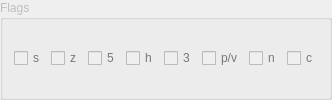
             <widget class="QGroupBox" name="groupFlags">
              <property name="enabled">
               <bool>false</bool>
              </property>
              <property name="sizePolicy">
               <sizepolicy hsizetype="Preferred" vsizetype="Fixed">
                <horstretch>0</horstretch>
                <verstretch>0</verstretch>
               </sizepolicy>
              </property>
              <property name="minimumSize">
               <size>
                <width>0</width>
                <height>0</height>
               </size>
              </property>
              <property name="maximumSize">
               <size>
                <width>16777215</width>
                <height>16777215</height>
               </size>
              </property>
              <property name="title">
               <string>Flags</string>
              </property>
              <property name="flat">
               <bool>false</bool>
              </property>
              <layout class="QGridLayout" name="gridLayout_6">
               <item row="0" column="7">
                <widget class="QCheckBox" name="check3">
                 <property name="palette">
                  <palette>
                   <active>
                    <colorrole role="WindowText">
                     <brush brushstyle="SolidPattern">
                      <color alpha="255">
                       <red>0</red>
                       <green>170</green>
                       <blue>0</blue>
                      </color>
                     </brush>
                    </colorrole>
                   </active>
                   <inactive>
                    <colorrole role="WindowText">
                     <brush brushstyle="SolidPattern">
                      <color alpha="255">
                       <red>0</red>
                       <green>170</green>
                       <blue>0</blue>
                      </color>
                     </brush>
                    </colorrole>
                   </inactive>
                   <disabled>
                    <colorrole role="WindowText">
                     <brush brushstyle="SolidPattern">
                      <color alpha="255">
                       <red>120</red>
                       <green>120</green>
                       <blue>120</blue>
                      </color>
                     </brush>
                    </colorrole>
                   </disabled>
                  </palette>
                 </property>
                 <property name="focusPolicy">
                  <enum>Qt::NoFocus</enum>
                 </property>
                 <property name="text">
                  <string notr="true">3</string>
                 </property>
                </widget>
               </item>
               <item row="0" column="9">
                <widget class="QCheckBox" name="checkN">
                 <property name="palette">
                  <palette>
                   <active>
                    <colorrole role="WindowText">
                     <brush brushstyle="SolidPattern">
                      <color alpha="255">
                       <red>0</red>
                       <green>170</green>
                       <blue>0</blue>
                      </color>
                     </brush>
                    </colorrole>
                   </active>
                   <inactive>
                    <colorrole role="WindowText">
                     <brush brushstyle="SolidPattern">
                      <color alpha="255">
                       <red>0</red>
                       <green>170</green>
                       <blue>0</blue>
                      </color>
                     </brush>
                    </colorrole>
                   </inactive>
                   <disabled>
                    <colorrole role="WindowText">
                     <brush brushstyle="SolidPattern">
                      <color alpha="255">
                       <red>120</red>
                       <green>120</green>
                       <blue>120</blue>
                      </color>
                     </brush>
                    </colorrole>
                   </disabled>
                  </palette>
                 </property>
                 <property name="focusPolicy">
                  <enum>Qt::NoFocus</enum>
                 </property>
                 <property name="text">
                  <string notr="true">n</string>
                 </property>
                </widget>
               </item>
               <item row="0" column="3">
                <widget class="QCheckBox" name="check5">
                 <property name="minimumSize">
                  <size>
                   <width>0</width>
                   <height>0</height>
                  </size>
                 </property>
                 <property name="palette">
                  <palette>
                   <active>
                    <colorrole role="WindowText">
                     <brush brushstyle="SolidPattern">
                      <color alpha="255">
                       <red>0</red>
                       <green>170</green>
                       <blue>0</blue>
                      </color>
                     </brush>
                    </colorrole>
                   </active>
                   <inactive>
                    <colorrole role="WindowText">
                     <brush brushstyle="SolidPattern">
                      <color alpha="255">
                       <red>0</red>
                       <green>170</green>
                       <blue>0</blue>
                      </color>
                     </brush>
                    </colorrole>
                   </inactive>
                   <disabled>
                    <colorrole role="WindowText">
                     <brush brushstyle="SolidPattern">
                      <color alpha="255">
                       <red>120</red>
                       <green>120</green>
                       <blue>120</blue>
                      </color>
                     </brush>
                    </colorrole>
                   </disabled>
                  </palette>
                 </property>
                 <property name="focusPolicy">
                  <enum>Qt::NoFocus</enum>
                 </property>
                 <property name="text">
                  <string notr="true">5</string>
                 </property>
                </widget>
               </item>
               <item row="0" column="0">
                <widget class="QCheckBox" name="checkS">
                 <property name="palette">
                  <palette>
                   <active>
                    <colorrole role="WindowText">
                     <brush brushstyle="SolidPattern">
                      <color alpha="255">
                       <red>0</red>
                       <green>170</green>
                       <blue>0</blue>
                      </color>
                     </brush>
                    </colorrole>
                   </active>
                   <inactive>
                    <colorrole role="WindowText">
                     <brush brushstyle="SolidPattern">
                      <color alpha="255">
                       <red>0</red>
                       <green>170</green>
                       <blue>0</blue>
                      </color>
                     </brush>
                    </colorrole>
                   </inactive>
                   <disabled>
                    <colorrole role="WindowText">
                     <brush brushstyle="SolidPattern">
                      <color alpha="255">
                       <red>120</red>
                       <green>120</green>
                       <blue>120</blue>
                      </color>
                     </brush>
                    </colorrole>
                   </disabled>
                  </palette>
                 </property>
                 <property name="focusPolicy">
                  <enum>Qt::NoFocus</enum>
                 </property>
                 <property name="text">
                  <string notr="true">s</string>
                 </property>
                </widget>
               </item>
               <item row="0" column="1">
                <widget class="QCheckBox" name="checkZ">
                 <property name="palette">
                  <palette>
                   <active>
                    <colorrole role="WindowText">
                     <brush brushstyle="SolidPattern">
                      <color alpha="255">
                       <red>0</red>
                       <green>170</green>
                       <blue>0</blue>
                      </color>
                     </brush>
                    </colorrole>
                   </active>
                   <inactive>
                    <colorrole role="WindowText">
                     <brush brushstyle="SolidPattern">
                      <color alpha="255">
                       <red>0</red>
                       <green>170</green>
                       <blue>0</blue>
                      </color>
                     </brush>
                    </colorrole>
                   </inactive>
                   <disabled>
                    <colorrole role="WindowText">
                     <brush brushstyle="SolidPattern">
                      <color alpha="255">
                       <red>120</red>
                       <green>120</green>
                       <blue>120</blue>
                      </color>
                     </brush>
                    </colorrole>
                   </disabled>
                  </palette>
                 </property>
                 <property name="focusPolicy">
                  <enum>Qt::NoFocus</enum>
                 </property>
                 <property name="text">
                  <string notr="true">z</string>
                 </property>
                </widget>
               </item>
               <item row="0" column="8">
                <widget class="QCheckBox" name="checkPV">
                 <property name="palette">
                  <palette>
                   <active>
                    <colorrole role="WindowText">
                     <brush brushstyle="SolidPattern">
                      <color alpha="255">
                       <red>0</red>
                       <green>170</green>
                       <blue>0</blue>
                      </color>
                     </brush>
                    </colorrole>
                   </active>
                   <inactive>
                    <colorrole role="WindowText">
                     <brush brushstyle="SolidPattern">
                      <color alpha="255">
                       <red>0</red>
                       <green>170</green>
                       <blue>0</blue>
                      </color>
                     </brush>
                    </colorrole>
                   </inactive>
                   <disabled>
                    <colorrole role="WindowText">
                     <brush brushstyle="SolidPattern">
                      <color alpha="255">
                       <red>120</red>
                       <green>120</green>
                       <blue>120</blue>
                      </color>
                     </brush>
                    </colorrole>
                   </disabled>
                  </palette>
                 </property>
                 <property name="focusPolicy">
                  <enum>Qt::NoFocus</enum>
                 </property>
                 <property name="text">
                  <string notr="true">p/v</string>
                 </property>
                </widget>
               </item>
               <item row="0" column="10">
                <widget class="QCheckBox" name="checkC">
                 <property name="palette">
                  <palette>
                   <active>
                    <colorrole role="WindowText">
                     <brush brushstyle="SolidPattern">
                      <color alpha="255">
                       <red>0</red>
                       <green>170</green>
                       <blue>0</blue>
                      </color>
                     </brush>
                    </colorrole>
                   </active>
                   <inactive>
                    <colorrole role="WindowText">
                     <brush brushstyle="SolidPattern">
                      <color alpha="255">
                       <red>0</red>
                       <green>170</green>
                       <blue>0</blue>
                      </color>
                     </brush>
                    </colorrole>
                   </inactive>
                   <disabled>
                    <colorrole role="WindowText">
                     <brush brushstyle="SolidPattern">
                      <color alpha="255">
                       <red>120</red>
                       <green>120</green>
                       <blue>120</blue>
                      </color>
                     </brush>
                    </colorrole>
                   </disabled>
                  </palette>
                 </property>
                 <property name="focusPolicy">
                  <enum>Qt::NoFocus</enum>
                 </property>
                 <property name="text">
                  <string notr="true">c</string>
                 </property>
                </widget>
               </item>
               <item row="0" column="4">
                <widget class="QCheckBox" name="checkHC">
                 <property name="palette">
                  <palette>
                   <active>
                    <colorrole role="WindowText">
                     <brush brushstyle="SolidPattern">
                      <color alpha="255">
                       <red>0</red>
                       <green>170</green>
                       <blue>0</blue>
                      </color>
                     </brush>
                    </colorrole>
                   </active>
                   <inactive>
                    <colorrole role="WindowText">
                     <brush brushstyle="SolidPattern">
                      <color alpha="255">
                       <red>0</red>
                       <green>170</green>
                       <blue>0</blue>
                      </color>
                     </brush>
                    </colorrole>
                   </inactive>
                   <disabled>
                    <colorrole role="WindowText">
                     <brush brushstyle="SolidPattern">
                      <color alpha="255">
                       <red>120</red>
                       <green>120</green>
                       <blue>120</blue>
                      </color>
                     </brush>
                    </colorrole>
                   </disabled>
                  </palette>
                 </property>
                 <property name="focusPolicy">
                  <enum>Qt::NoFocus</enum>
                 </property>
                 <property name="text">
                  <string>h</string>
                 </property>
                </widget>
               </item>
              </layout>
             </widget>
